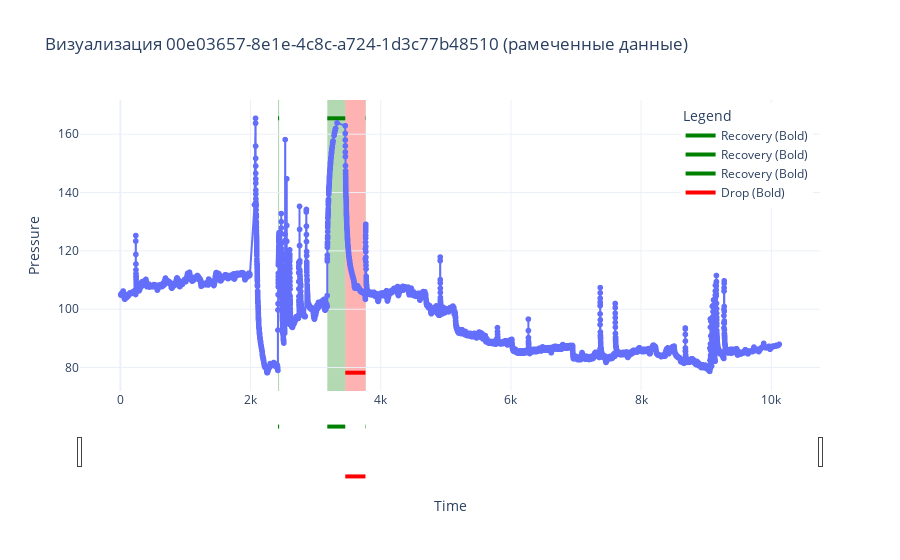

Notebook code cell kept with this figure:
### Code cell
plot_annotated_data(df_reduced, gt_df, selected_file)

### Figure 1 — Plotly figure (JSON) as saved in the notebook; plotly's stock layout.template omitted (floating-point values rounded to 4 significant figures; data arrays with more than 128 entries replaced by an {"elided": "..."} marker saying what was removed)
{"data": [{"hovertemplate": "time=%{x}<br>pressure=%{y}<extra></extra>", "legendgroup": "", "line": {"color": "#636efa", "dash": "solid"}, "marker": {"symbol": "circle"}, "mode": "lines+markers", "name": "", "showlegend": false, "type": "scattergl", "x": {"elided": "8579 float values"}, "xaxis": "x", "y": {"elided": "8579 float values"}, "yaxis": "y"}, {"line": {"color": "green", "width": 4}, "mode": "lines", "name": "Recovery (Bold)", "type": "scatter", "x": [2421.0, 2438.0], "y": [165.5, 165.5]}, {"line": {"color": "green", "width": 4}, "mode": "lines", "name": "Recovery (Bold)", "type": "scatter", "x": [3179.0, 3455.0], "y": [165.5, 165.5]}, {"line": {"color": "green", "width": 4}, "mode": "lines", "name": "Recovery (Bold)", "type": "scatter", "x": [3765.0, 3771.0], "y": [165.5, 165.5]}, {"line": {"color": "red", "width": 4}, "mode": "lines", "name": "Drop (Bold)", "type": "scatter", "x": [3455.0, 3765.0], "y": [78.24, 78.24]}], "layout": {"legend": {"title": {"text": "Legend"}, "tracegroupgap": 0, "x": 0.99, "xanchor": "right", "y": 0.99, "yanchor": "top"}, "shapes": [{"fillcolor": "green", "layer": "below", "line": {"width": 0}, "name": "Recovery", "opacity": 0.3, "type": "rect", "x0": 2421.0, "x1": 2438.0, "xref": "x", "y0": 0, "y1": 1, "yref": "y domain"}, {"fillcolor": "green", "layer": "below", "line": {"width": 0}, "name": "Recovery", "opacity": 0.3, "type": "rect", "x0": 3179.0, "x1": 3455.0, "xref": "x", "y0": 0, "y1": 1, "yref": "y domain"}, {"fillcolor": "green", "layer": "below", "line": {"width": 0}, "name": "Recovery", "opacity": 0.3, "type": "rect", "x0": 3765.0, "x1": 3771.0, "xref": "x", "y0": 0, "y1": 1, "yref": "y domain"}, {"fillcolor": "red", "layer": "below", "line": {"width": 0}, "name": "Drop", "opacity": 0.3, "type": "rect", "x0": 3455.0, "x1": 3765.0, "xref": "x", "y0": 0, "y1": 1, "yref": "y domain"}], "title": {"text": "Визуализация 00e03657-8e1e-4c8c-a724-1d3c77b48510 (рамеченные данные)"}, "xaxis": {"anchor": "y", "domain": [0, 1], "rangeslider": {"visible": true}, "title": {"text": "Time"}, "type": "linear"}, "yaxis": {"anchor": "x", "domain": [0, 1], "fixedrange": false, "title": {"text": "Pressure"}}}}
